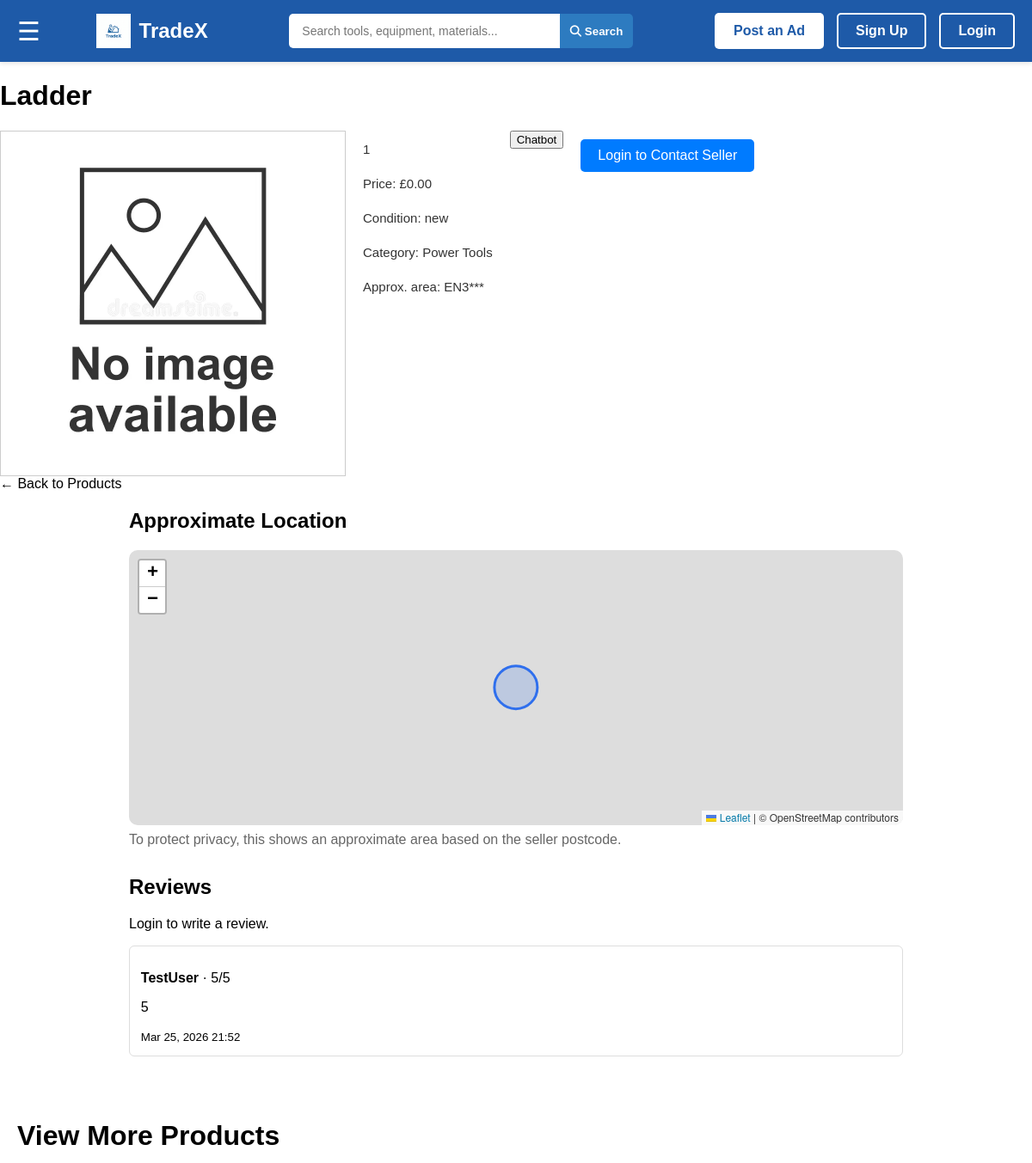
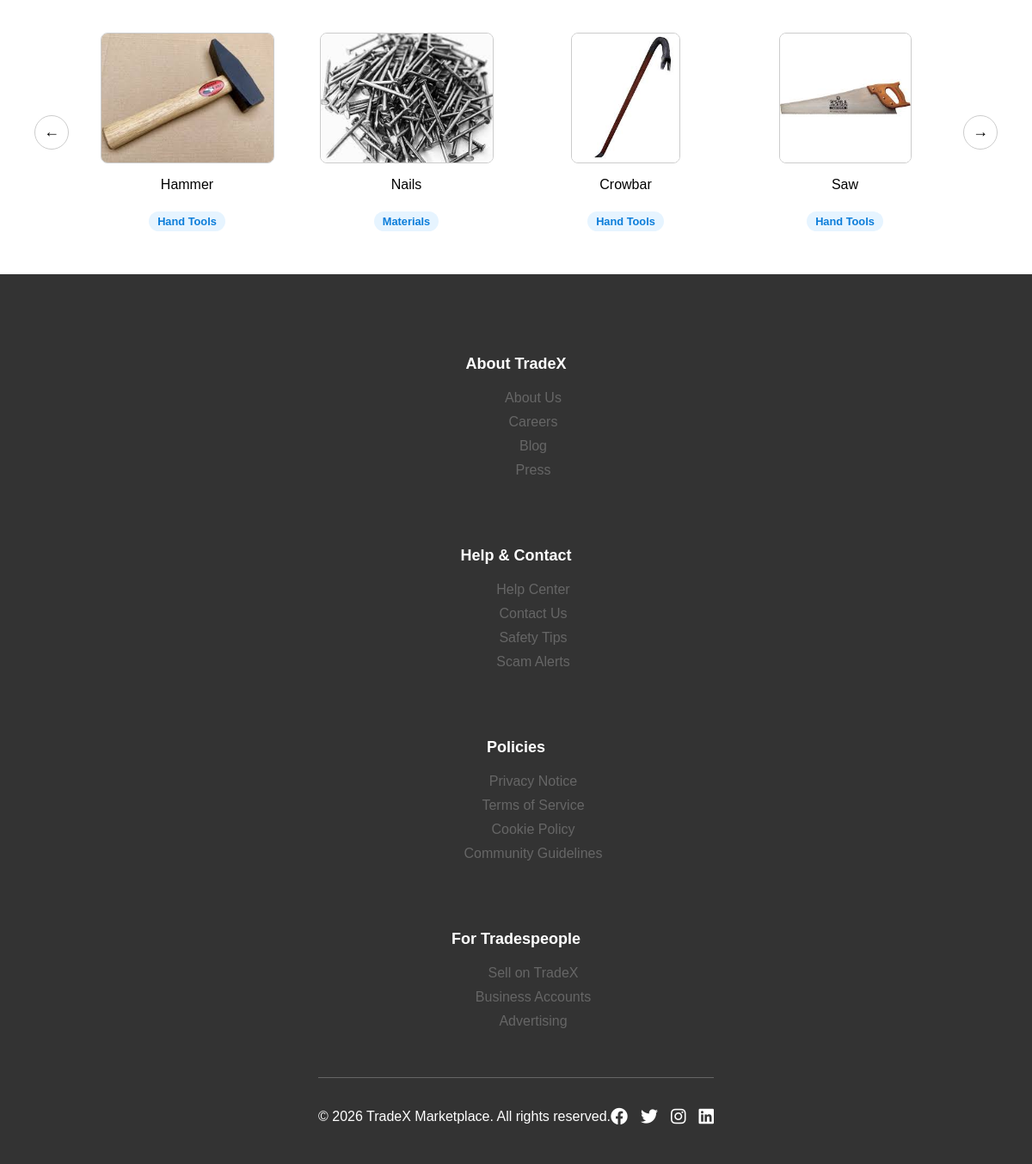
Screenshot of /products/16/ with the database file from the repository (2 pictures, top to bottom).
### myapp/models.py (models this page shows, shortened)
class Listing(models.Model):
    title = models.CharField(max_length=50)
    description = models.CharField(max_length=200)
    price = models.DecimalField(max_digits=20, decimal_places=2)
    createdDate = models.DateTimeField(auto_now_add=True)
    user = models.ForeignKey(User, on_delete=models.CASCADE)
    creditAccount = models.ForeignKey(CreditAccount, on_delete=models.CASCADE)
    location = models.ForeignKey(Location, on_delete=models.CASCADE)
    category = models.ForeignKey('Category', on_delete=models.CASCADE)
    condition = models.CharField(max_length=10, choices=MaterialCondition.choices)
    status = models.CharField(max_length=10, choices=ListingStatus.choices)
    credit_awarded_on_sale = models.BooleanField(default=False)

class Category(models.Model):
    name = models.CharField(max_length=100)

class Location(models.Model):
    postcode = models.CharField(max_length=20)
    city = models.CharField(max_length=50)
    latitude = models.FloatField()
    longitude = models.FloatField()
    user = models.ForeignKey(User, on_delete=models.CASCADE)

class ListingReview(models.Model):
    listing = models.ForeignKey(Listing, on_delete=models.CASCADE, related_name="reviews")
    reviewer = models.ForeignKey(User, on_delete=models.CASCADE)
    rating = models.IntegerField()
    comment = models.TextField()
    created_at = models.DateTimeField(auto_now_add=True)

class User(models.Model):
    username = models.CharField(max_length=50, unique=True)
    email = models.EmailField(unique=True)
    password_hash = models.CharField(max_length=255)
    profile_photo = models.ImageField(upload_to="profiles/", null=True, blank=True)
    credits_balance = models.IntegerField(default=0)
    created_at = models.DateTimeField(auto_now_add=True)

class Photo(models.Model):
    image_url = models.URLField()
    uploadedDate = models.DateTimeField(auto_now_add=True)
    isPrimary = models.BooleanField(default=True)
    listing = models.ForeignKey(Listing, on_delete=models.CASCADE)
    category = models.ForeignKey(Category, on_delete=models.CASCADE)

### myapp/views.py (the view)
# urls.py: path("products/<int:listing_id>/", views.product_detail, name='product_details'),
def product_detail(request, listing_id):
    product = Listing.objects.filter(id=listing_id).first()
    if not product:
        return redirect("products")
    primary_photo = product.photo_set.filter(isPrimary=True).first()
    reviews = ListingReview.objects.filter(listing=product).order_by("-created_at")
    other_listings = Listing.objects.filter(status=ListingStatus.ACTIVE).exclude(id=listing_id)
    listings_with_photos = []
    for listing in other_listings:
        photo = listing.photo_set.filter(isPrimary=True).first()
        listings_with_photos.append({"listing": listing, "primary_photo": photo})
    return render(request, "product-page/product_detail.html", {
        **get_nav_context(request),
        "product": product,
        "primary_photo": primary_photo,
        "reviews": reviews,
        "review_form": ListingReviewForm(),
        "listings_with_photos": listings_with_photos,
        "can_review_listing": bool(request.session.get("user_id")) and request.session.get("user_id") != product.user_id,
        "can_message_seller": bool(request.session.get("user_id")) and request.session.get("user_id") != product.user_id,
    })

### myapp/templates/product-page/product_detail.html (shortened to what this page needs)
{% load static %}
<!DOCTYPE html>
<html>
<head>
    <link rel="stylesheet" href="{% static 'products-page/product-detail.css' %}">
    <link rel="stylesheet" href="{% static 'styles/styles.css' %}">
    <link rel="stylesheet" href="https://cdnjs.cloudflare.com/ajax/libs/font-awesome/6.4.0/css/all.min.css">
    <link rel="stylesheet" href="https://unpkg.com/leaflet@1.9.4/dist/leaflet.css">
</head>
<body>
    <nav class="navbar">
        <div class="nav-container">
            <span id="openNavBtn" style="font-size:30px;cursor:pointer;color:white;">&#9776;</span>
            <a href="{% url 'home' %}" class="logo">
                <img src="{% static 'images/tradex-logo.png' %}" alt="TradeX Logo">
                <span>TradeX</span>
            </a>
            <form class="search-bar" method="GET" action="{% url 'products' %}">
                <input type="text"
                    name="q"
                    placeholder="Search tools, equipment, materials..."
                    value="{{ search_query }}">
                <button type="submit" class="search-btn">
                    <i class="fas fa-search"></i> Search
                </button>
            </form>
            <div class="nav-actions">
                {% if user_id %}
                    <span class="user-greeting">Hi, {{ user.username }}!</span>
                    <a href="{% url 'create_listing' %}" class="btn btn-primary">Post an Ad</a>
                    <a href="{% url 'profile' %}" class="btn btn-secondary">My Profile</a>
                    <a href="{% url 'logout' %}" class="btn btn-outline">Logout</a>
                {% else %}
                    <a href="{% url 'create_listing' %}" class="btn btn-primary">Post an Ad</a>
                    <a href="{% url 'register' %}" class="btn btn-secondary">Sign Up</a>
                    <a href="{% url 'login' %}" class="btn btn-outline">Login</a>
                {% endif %}
            </div>
        </div>
    </nav>
    <h1>{{ product.title }}</h1>
    <div class="product-layout">
        {% if primary_photo %}
            <img src="{{ primary_photo.image_url }}" alt="{{ product.title }}" class="main-product-image">
        {% else %}
            <img src="{% static 'images/placeholder.webp' %}" alt="No Image Available" class="main-product-image">
        {% endif %}
        <div class="product-info">
            <p class="product-description">{{ product.description }}</p>
            <p class="product-description">Price: £{{ product.price }}</p>
            <p class="product-description">Condition: {{ product.condition }}</p>
            <p class="product-description">Category: {{ product.category.name }}</p>
            <p class="product-description">Approx. area: {{ product.location.postcode|slice:":3" }}***</p>
        </div>
        <a href="{% url 'chatbot_page' %}"><button class="chatbot-button">Chatbot</button></a>
        {% if can_message_seller %}
            <a class="contact-seller-button" href="{% url 'start_conversation' product.id %}">Contact Seller</a>
        {% elif user_id and user_id == product.user_id %}
            <button class="contact-seller-button" disabled>Your Listing</button>
        {% else %}
            <a class="contact-seller-button" href="{% url 'login' %}">Login to Contact Seller</a>
        {% endif %}
    </div>
    <a href="{% url 'products' %}">← Back to Products</a>
        <section style="max-width:900px;margin:1.2rem auto;">
        <h2>Approximate Location</h2>
        {% if product.location.latitude != 0 or product.location.longitude != 0 %}
            <div id="listingMap" style="height:320px;border-radius:10px;overflow:hidden;"></div>
            <p style="margin-top:0.5rem;color:#666;">To protect privacy, this shows an approximate area based on the seller postcode.</p>
        {% else %}
            <p>Approximate location is {{ product.location.postcode }}.</p>
        {% endif %}
    </section>
    <section class="reviews" style="max-width:900px;margin:2rem auto;">
        <h2>Reviews</h2>
        {% if can_review_listing %}
            <form method="POST" action="{% url 'add_review' product.id %}" style="margin-bottom:1rem;">
                {% csrf_token %}
                {{ review_form.as_p }}
                <button type="submit" class="btn btn-primary">Submit Review</button>
            </form>
            {% elif user_id and user_id == product.user_id %}
            <p>You can't review your own listing.</p>
        {% else %}
            <p><a href="{% url 'login' %}">Login</a> to write a review.</p>
        {% endif %}
        {% for review in reviews %}
            <article style="border:1px solid #ddd;padding:0.8rem;margin-bottom:0.8rem;border-radius:6px;">
                <p><strong>{{ review.reviewer.username }}</strong> · {{ review.rating }}/5</p>
                <p>{{ review.comment }}</p>
                <small>{{ review.created_at|date:"M d, Y H:i" }}</small>
            </article>
        {% empty %}
            <p>No reviews yet.</p>
        {% endfor %}
    </section>
    <div id="main">
        <h1>View More Products</h1>
        <div class="carousel-wrapper">
            <button onclick="prev()">&#8592;</button>
            <div class="carousel-window">
                <div class="carousel-track">
                    {% for item in listings_with_photos %}
                     <div class="container">
                         <div>
                            <a href="{% url 'product_details' item.listing.id %}">
                                {% if item.primary_photo %}
                                    <img src="{{ item.primary_photo.image_url }}" alt="{{ item.listing.title }}" class="product-image">
                                {% else %}
                                    <img src="{% static 'images/placeholder.webp' %}" alt="{{ item.listing.title }}" class="product-image">
                                {% endif %}
                            </a>
                            <p>{{ item.listing.title }}</p>
                            <span class="listing-category-btn">{{ item.listing.category.name }}</span>
                        </div>
                     </div>
                    {% endfor %}
                </div>
            </div>
            <button onclick="next()">&#8594;</button>
        </div>
    </div>
    <footer class="footer">
        <div class="container">
            <div class="footer-grid">
                <div class="footer-section">
                    <h4>About TradeX</h4>
                    <ul>
                        <li><a href="#">About Us</a></li>
                        <li><a href="#">Careers</a></li>
                        <li><a href="#">Blog</a></li>
                        <li><a href="#">Press</a></li>
                    </ul>
                </div>
                <div class="footer-section">
                    <h4>Help & Contact</h4>
                    <ul>
                        <li><a href="#">Help Center</a></li>
                        <li><a href="#">Contact Us</a></li>
                        <li><a href="#">Safety Tips</a></li>
                        <li><a href="#">Scam Alerts</a></li>
                    </ul>
                </div>
                <div class="footer-section">
                    <h4>Policies</h4>
                    <ul>
                        <li><a href="#">Privacy Notice</a></li>
                        <li><a href="#">Terms of Service</a></li>
                        <li><a href="#">Cookie Policy</a></li>
                        <li><a href="#">Community Guidelines</a></li>
                    </ul>
                </div>
                <div class="footer-section">
                    <h4>For Tradespeople</h4>
                    <ul>
                        <li><a href="{% url 'create_listing' %}">Sell on TradeX</a></li>
                        <li><a href="#">Business Accounts</a></li>
                        <li><a href="#">Advertising</a></li>
                    </ul>
                </div>
            </div>
            <div class="footer-bottom">
                <p>&copy; {% now "Y" %} TradeX Marketplace. All rights reserved.</p>
                <div class="social-links">
                    <a href="#"><i class="fab fa-facebook"></i></a>
                    <a href="#"><i class="fab fa-twitter"></i></a>
                    <a href="#"><i class="fab fa-instagram"></i></a>
                    <a href="#"><i class="fab fa-linkedin"></i></a>
                </div>
            </div>
        </div>
    </footer>
</body>
</html>

### rows the page displays
Listing: title "Ladder", description "1", price "0.00", condition "new", category.name "Power Tools", location.postcode "EN3"
ListingReview: reviewer.username "TestUser", rating "5", comment "5", created_at "Mar 25, 2026 21:52"
Listing: primary_photo.image_url (picture), listing "Hammer", listing.category.name "Hand Tools"
Listing: primary_photo.image_url (picture), listing "Nails", listing.category.name "Materials"
Listing: primary_photo.image_url (picture), listing "Crowbar", listing.category.name "Hand Tools"
Listing: primary_photo.image_url (picture), listing "Saw", listing.category.name "Hand Tools"
